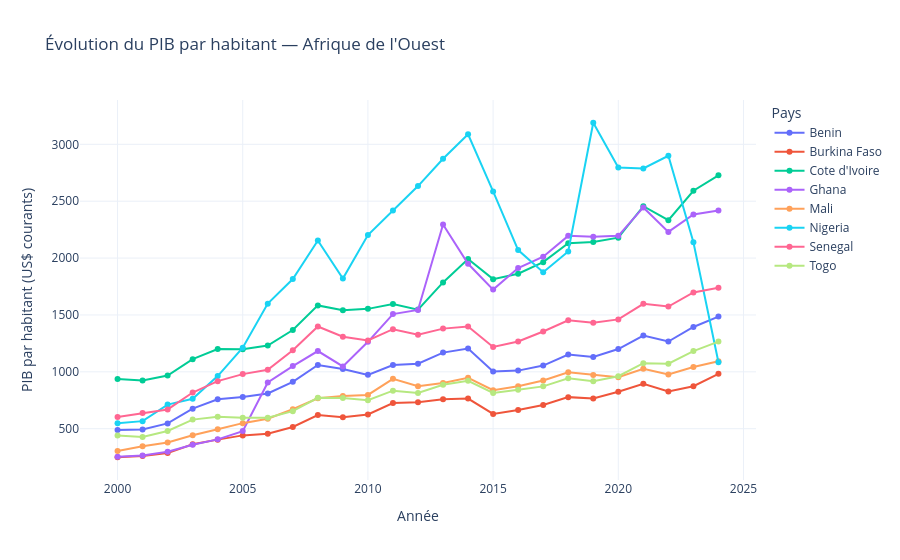

The notebook cell saved with this chart:
### Markdown cell above
### 5.2 Évolution du PIB par habitant — Afrique de l'Ouest

### Code cell
pays_ouest = ["CIV", "SEN", "GHA", "NGA", "BFA", "MLI", "BEN", "TGO"]
query = f"""
SELECT f.pays_code, f.annee, f.valeur, p.nom
FROM fait_valeurs f
JOIN dim_pays p ON f.pays_code = p.code_iso3
WHERE f.indicateur_code = 'NY.GDP.PCAP.CD'
  AND f.pays_code IN {tuple(pays_ouest)}
ORDER BY f.annee
"""
df_pib = conn.execute(query).fetchdf()

fig = px.line(
    df_pib, x="annee", y="valeur", color="nom",
    title="Évolution du PIB par habitant — Afrique de l'Ouest",
    labels={"annee": "Année", "valeur": "PIB par habitant (US$ courants)", "nom": "Pays"},
    markers=True,
)
fig.update_layout(template="plotly_white")
fig.show()

### Figure 1 — Plotly figure (JSON) as saved in the notebook; plotly's stock layout.template omitted (floating-point values rounded to 4 significant figures)
{"data": [{"hovertemplate": "Pays=Benin<br>Année=%{x}<br>PIB par habitant (US$ courants)=%{y}<extra></extra>", "legendgroup": "Benin", "line": {"color": "#636efa", "dash": "solid"}, "marker": {"symbol": "circle"}, "mode": "lines+markers", "name": "Benin", "orientation": "v", "showlegend": true, "type": "scatter", "x": [2000, 2001, 2002, 2003, 2004, 2005, 2006, 2007, 2008, 2009, 2010, 2011, 2012, 2013, 2014, 2015, 2016, 2017, 2018, 2019, 2020, 2021, 2022, 2023, 2024], "xaxis": "x", "y": [487.4, 492.4, 546.5, 676.0, 758.7, 779.4, 809.1, 912.3, 1061.0, 1024.0, 973.2, 1059.0, 1072.0, 1169.0, 1204.0, 1002.0, 1011.0, 1055.0, 1152.0, 1131.0, 1200.0, 1319.0, 1266.0, 1394.0, 1485.0], "yaxis": "y"}, {"hovertemplate": "Pays=Burkina Faso<br>Année=%{x}<br>PIB par habitant (US$ courants)=%{y}<extra></extra>", "legendgroup": "Burkina Faso", "line": {"color": "#EF553B", "dash": "solid"}, "marker": {"symbol": "circle"}, "mode": "lines+markers", "name": "Burkina Faso", "orientation": "v", "showlegend": true, "type": "scatter", "x": [2000, 2001, 2002, 2003, 2004, 2005, 2006, 2007, 2008, 2009, 2010, 2011, 2012, 2013, 2014, 2015, 2016, 2017, 2018, 2019, 2020, 2021, 2022, 2023, 2024], "xaxis": "x", "y": [248.9, 259.5, 285.7, 362.4, 403.8, 441.2, 455.5, 514.7, 619.4, 601.6, 625.0, 725.0, 731.5, 759.8, 764.9, 630.1, 663.7, 709.1, 777.5, 764.9, 825.2, 895.5, 827.3, 873.2, 982.5], "yaxis": "y"}, {"hovertemplate": "Pays=Cote d'Ivoire<br>Année=%{x}<br>PIB par habitant (US$ courants)=%{y}<extra></extra>", "legendgroup": "Cote d'Ivoire", "line": {"color": "#00cc96", "dash": "solid"}, "marker": {"symbol": "circle"}, "mode": "lines+markers", "name": "Cote d'Ivoire", "orientation": "v", "showlegend": true, "type": "scatter", "x": [2000, 2001, 2002, 2003, 2004, 2005, 2006, 2007, 2008, 2009, 2010, 2011, 2012, 2013, 2014, 2015, 2016, 2017, 2018, 2019, 2020, 2021, 2022, 2023, 2024], "xaxis": "x", "y": [936.6, 924.7, 967.8, 1111.0, 1200.0, 1198.0, 1230.0, 1368.0, 1584.0, 1540.0, 1554.0, 1597.0, 1547.0, 1786.0, 1991.0, 1815.0, 1863.0, 1964.0, 2131.0, 2142.0, 2180.0, 2456.0, 2333.0, 2592.0, 2728.0], "yaxis": "y"}, {"hovertemplate": "Pays=Ghana<br>Année=%{x}<br>PIB par habitant (US$ courants)=%{y}<extra></extra>", "legendgroup": "Ghana", "line": {"color": "#ab63fa", "dash": "solid"}, "marker": {"symbol": "circle"}, "mode": "lines+markers", "name": "Ghana", "orientation": "v", "showlegend": true, "type": "scatter", "x": [2000, 2001, 2002, 2003, 2004, 2005, 2006, 2007, 2008, 2009, 2010, 2011, 2012, 2013, 2014, 2015, 2016, 2017, 2018, 2019, 2020, 2021, 2022, 2023, 2024], "xaxis": "x", "y": [253.7, 263.5, 297.5, 358.4, 406.1, 478.6, 906.4, 1050.0, 1183.0, 1048.0, 1264.0, 1507.0, 1544.0, 2295.0, 1950.0, 1723.0, 1912.0, 2012.0, 2195.0, 2187.0, 2195.0, 2445.0, 2230.0, 2384.0, 2419.0], "yaxis": "y"}, {"hovertemplate": "Pays=Mali<br>Année=%{x}<br>PIB par habitant (US$ courants)=%{y}<extra></extra>", "legendgroup": "Mali", "line": {"color": "#FFA15A", "dash": "solid"}, "marker": {"symbol": "circle"}, "mode": "lines+markers", "name": "Mali", "orientation": "v", "showlegend": true, "type": "scatter", "x": [2000, 2001, 2002, 2003, 2004, 2005, 2006, 2007, 2008, 2009, 2010, 2011, 2012, 2013, 2014, 2015, 2016, 2017, 2018, 2019, 2020, 2021, 2022, 2023, 2024], "xaxis": "x", "y": [304.7, 346.2, 378.2, 441.9, 495.0, 548.7, 587.0, 670.9, 767.2, 787.5, 797.2, 938.3, 872.5, 901.9, 947.9, 838.1, 872.5, 924.1, 996.4, 971.9, 953.2, 1027.0, 976.9, 1042.0, 1093.0], "yaxis": "y"}, {"hovertemplate": "Pays=Nigeria<br>Année=%{x}<br>PIB par habitant (US$ courants)=%{y}<extra></extra>", "legendgroup": "Nigeria", "line": {"color": "#19d3f3", "dash": "solid"}, "marker": {"symbol": "circle"}, "mode": "lines+markers", "name": "Nigeria", "orientation": "v", "showlegend": true, "type": "scatter", "x": [2000, 2001, 2002, 2003, 2004, 2005, 2006, 2007, 2008, 2009, 2010, 2011, 2012, 2013, 2014, 2015, 2016, 2017, 2018, 2019, 2020, 2021, 2022, 2023, 2024], "xaxis": "x", "y": [547.3, 566.4, 712.2, 763.4, 962.5, 1211.0, 1600.0, 1816.0, 2154.0, 1820.0, 2202.0, 2418.0, 2633.0, 2873.0, 3089.0, 2586.0, 2070.0, 1876.0, 2058.0, 3190.0, 2797.0, 2787.0, 2899.0, 2139.0, 1084.0], "yaxis": "y"}, {"hovertemplate": "Pays=Senegal<br>Année=%{x}<br>PIB par habitant (US$ courants)=%{y}<extra></extra>", "legendgroup": "Senegal", "line": {"color": "#FF6692", "dash": "solid"}, "marker": {"symbol": "circle"}, "mode": "lines+markers", "name": "Senegal", "orientation": "v", "showlegend": true, "type": "scatter", "x": [2000, 2001, 2002, 2003, 2004, 2005, 2006, 2007, 2008, 2009, 2010, 2011, 2012, 2013, 2014, 2015, 2016, 2017, 2018, 2019, 2020, 2021, 2022, 2023, 2024], "xaxis": "x", "y": [603.2, 637.2, 669.4, 817.9, 918.1, 979.8, 1017.0, 1189.0, 1399.0, 1309.0, 1276.0, 1375.0, 1327.0, 1380.0, 1399.0, 1218.0, 1266.0, 1355.0, 1453.0, 1431.0, 1461.0, 1598.0, 1574.0, 1698.0, 1739.0], "yaxis": "y"}, {"hovertemplate": "Pays=Togo<br>Année=%{x}<br>PIB par habitant (US$ courants)=%{y}<extra></extra>", "legendgroup": "Togo", "line": {"color": "#B6E880", "dash": "solid"}, "marker": {"symbol": "circle"}, "mode": "lines+markers", "name": "Togo", "orientation": "v", "showlegend": true, "type": "scatter", "x": [2000, 2001, 2002, 2003, 2004, 2005, 2006, 2007, 2008, 2009, 2010, 2011, 2012, 2013, 2014, 2015, 2016, 2017, 2018, 2019, 2020, 2021, 2022, 2023, 2024], "xaxis": "x", "y": [440.4, 426.9, 479.4, 579.7, 604.3, 595.2, 596.2, 654.1, 771.4, 770.2, 750.3, 834.1, 813.6, 885.7, 921.5, 813.9, 843.1, 872.1, 942.5, 917.7, 961.2, 1076.0, 1072.0, 1182.0, 1266.0], "yaxis": "y"}], "layout": {"legend": {"title": {"text": "Pays"}, "tracegroupgap": 0}, "title": {"text": "Évolution du PIB par habitant — Afrique de l'Ouest"}, "xaxis": {"anchor": "y", "domain": [0, 1], "title": {"text": "Année"}}, "yaxis": {"anchor": "x", "domain": [0, 1], "title": {"text": "PIB par habitant (US$ courants)"}}}}
